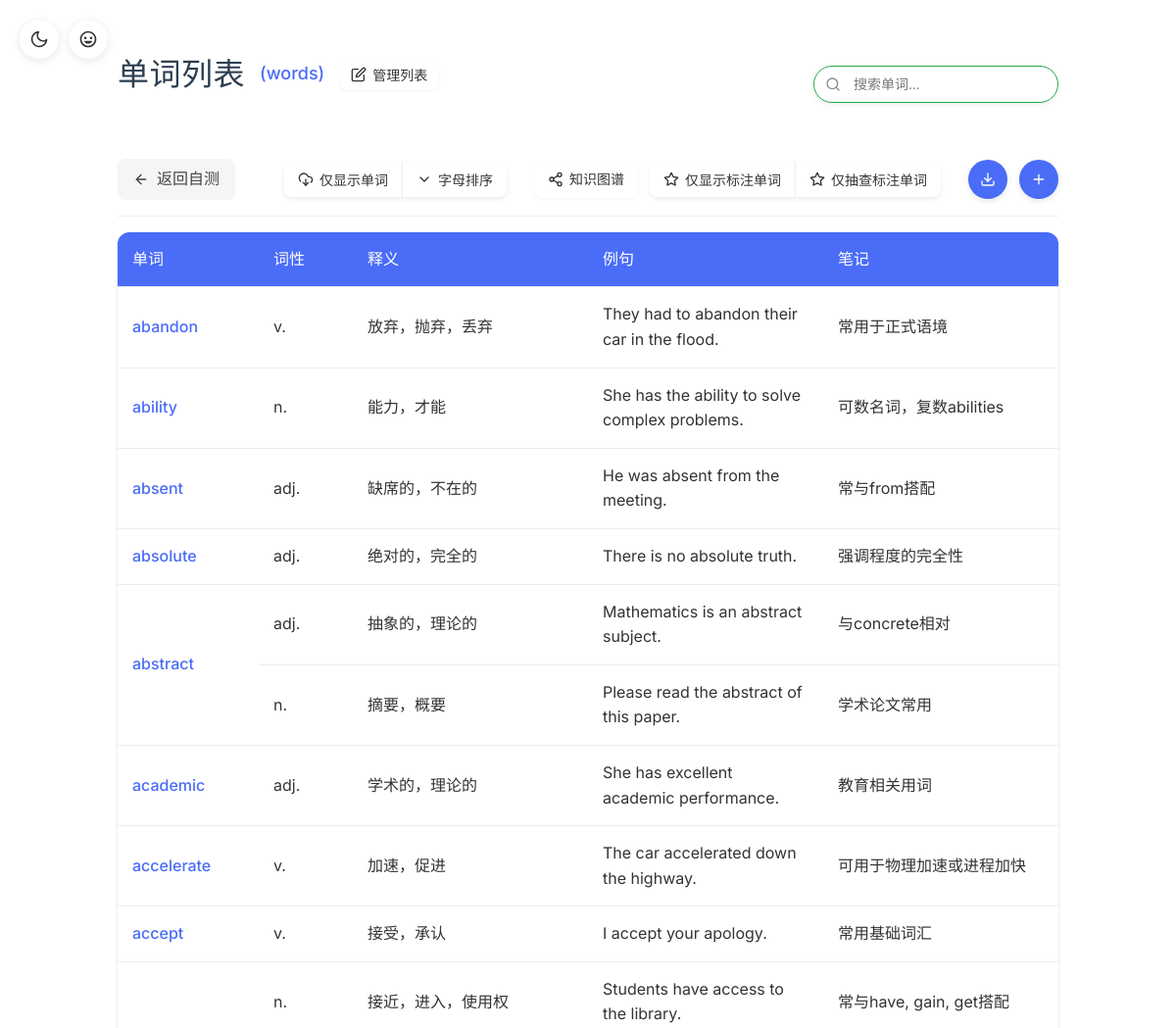
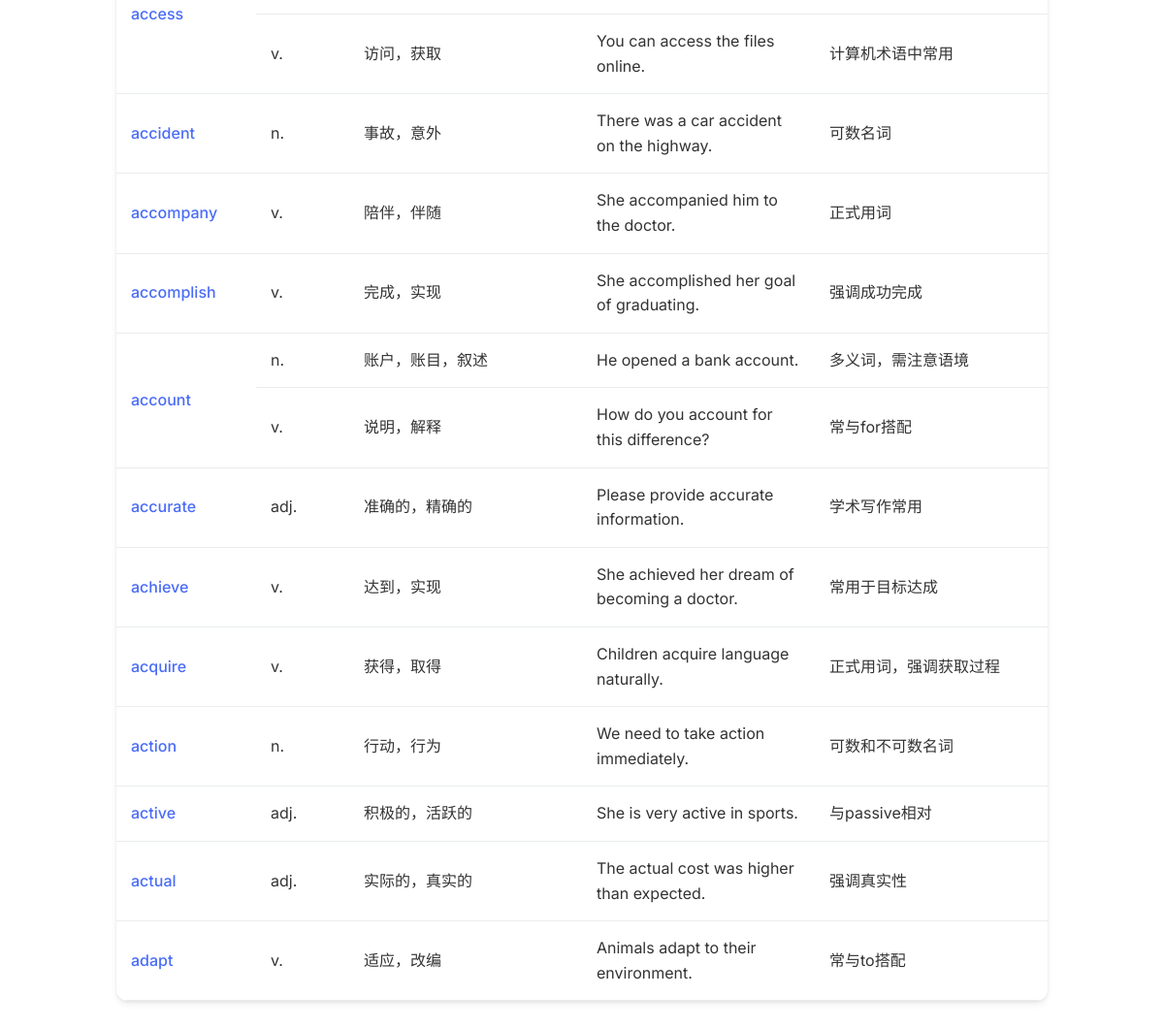
/word_list, run on the app's committed database (2 pictures, top to bottom).
### models.py (models this page shows, shortened)
class Word(db.Model):
    id = db.Column(db.Integer, primary_key=True)
    word = db.Column(db.String(100), unique=True, nullable=False)
    marked = db.Column(db.Boolean, default=False)
    definitions = db.relationship('Definition', backref='word', lazy=True, cascade="all, delete-orphan")
    def to_dict(self):
        return {
            'word': self.word,
            'marked': self.marked,
            'definitions': [definition.to_dict() for definition in self.definitions]
        }

class Definition(db.Model):
    id = db.Column(db.Integer, primary_key=True)
    word_id = db.Column(db.Integer, db.ForeignKey('word.id'), nullable=False)
    part_of_speech = db.Column(db.String(20), nullable=False)
    meaning = db.Column(db.Text, nullable=False)
    example = db.Column(db.Text, nullable=True)
    note = db.Column(db.Text, nullable=True)
    def to_dict(self):
        return {
            'part_of_speech': self.part_of_speech,
            'meaning': self.meaning,
            'example': self.example or "",
            'note': self.note or ""
        }

### routes/word_routes.py (the view)
@word_bp.route('/word_list')
def word_list():
    words = WordService.get_words_with_definitions()
    return render_template('word_list.html', words=words)

### config.py (called while the page is built)
    @staticmethod
    def get_database_uri(list_name='words'):
        instance_folder = Config.INSTANCE_FOLDER
        db_filename = f'{list_name}.db'
        db_path = os.path.join(instance_folder, db_filename)
        return f'sqlite:///{db_path}'

### services/list_service.py (called while the page is built)
    @staticmethod
    def get_instance_folder():
        return current_app.config.get('INSTANCE_FOLDER') or os.path.join(os.path.dirname(os.path.dirname(__file__)), 'instance')

    @staticmethod
    def list_exists(list_name):
        instance_folder = ListService.get_instance_folder()
        db_path = os.path.join(instance_folder, f'{list_name}.db')
        return os.path.exists(db_path)

    @staticmethod
    def get_default_list():
        instance_folder = ListService.get_instance_folder()
        if os.path.exists(os.path.join(instance_folder, 'words.db')):
            return 'words'
        lists = ListService.get_all_lists()
        if lists:
            return lists[0]['name']
        ListService.create_list('words')
        return 'words'

### services/word_service.py (called while the page is built)
    @staticmethod
    def get_words_with_definitions():
        words = []
        for word in Word.query.all():
            word_dict = word.to_dict()
            definitions = []
            for definition in Definition.query.filter_by(word_id=word.id).all():
                definitions.append(definition.to_dict())
            word_dict['definitions'] = definitions
            words.append(word_dict)
        return words

### templates/word_list.html (shortened to what this page needs)
<!DOCTYPE html>
<html lang="zh">
<head>
    <link rel="stylesheet" href="{{ url_for('static', filename='style.css') }}">
</head>
<body>
    <button id="themeToggleBtn" class="theme-toggle-btn" title="切换主题">
        <svg xmlns="http://www.w3.org/2000/svg" width="20" height="20" viewBox="0 0 24 24" fill="none" stroke="currentColor" stroke-width="2" stroke-linecap="round" stroke-linejoin="round" id="themeIcon"><path d="M21 12.79A9 9 0 1 1 11.21 3 7 7 0 0 0 21 12.79z"></path></svg>
    </button>
    <div class="container">
        <div class="header-section">
            <div style="display: flex; align-items: center; gap: 15px; margin-bottom: 20px;">
                <h1 style="margin: 0;">单词列表</h1>
                <span id="currentListName" style="color: #4a6cf7; font-size: 18px; font-weight: 500;">
                    (<span id="listNameText">加载中...</span>)
                </span>
                <button id="manageListsBtn" class="action-btn" style="padding: 6px 12px; font-size: 14px;" title="管理列表">
                    管理列表
                </button>
            </div>
            <div class="search-section">
                <div class="search-box">
                    <div class="input-container">
                        <input type="text" id="searchInput" placeholder="搜索单词..." class="search-input">
                    </div>
                </div>
            </div>
        </div>
        <div class="action-bar">
            <a href="/" class="back-btn">
                <svg xmlns="http://www.w3.org/2000/svg" width="16" height="16" viewBox="0 0 24 24" fill="none" stroke="currentColor" stroke-width="2" stroke-linecap="round" stroke-linejoin="round"><line x1="19" y1="12" x2="5" y2="12"></line><polyline points="12 19 5 12 12 5"></polyline></svg>
                返回自测
            </a>
            <div class="action-buttons-right">
                <div class="btn-group view-controls">
                    <button id="toggleViewBtn" class="action-btn toggle-btn">
                        <svg xmlns="http://www.w3.org/2000/svg" width="16" height="16" viewBox="0 0 24 24" fill="none" stroke="currentColor" stroke-width="2" stroke-linecap="round" stroke-linejoin="round"><path d="M4 14.899A7 7 0 1 1 15.71 8h1.79a4.5 4.5 0 0 1 2.5 8.242"></path><path d="M12 12v9"></path><path d="m8 17 4 4 4-4"></path></svg>
                        <span>仅显示单词</span>
                    </button>
                    <button id="toggleSortBtn" class="action-btn toggle-btn">
                        <svg xmlns="http://www.w3.org/2000/svg" width="16" height="16" viewBox="0 0 24 24" fill="none" stroke="currentColor" stroke-width="2" stroke-linecap="round" stroke-linejoin="round"><path d="M6 9l6 6 6-6"/></svg>
                        <span>字母排序</span>
                    </button>
                </div>
                <a href="/knowledge_graph" class="action-btn knowledge-graph-btn">
                    <span>知识图谱</span>
                </a>
                <div class="btn-group mark-controls">
                    <button id="toggleShowMarkedOnlyBtn" class="action-btn toggle-btn">
                        <svg xmlns="http://www.w3.org/2000/svg" width="16" height="16" viewBox="0 0 24 24" fill="none" stroke="currentColor" stroke-width="2" stroke-linecap="round" stroke-linejoin="round"><polygon points="12 2 15.09 8.26 22 9.27 17 14.14 18.18 21.02 12 17.77 5.82 21.02 7 14.14 2 9.27 8.91 8.26 12 2"></polygon></svg>
                        <span>仅显示标注单词</span>
                    </button>
                    <button id="toggleMarkedOnlyBtn" class="action-btn toggle-btn">
                        <svg xmlns="http://www.w3.org/2000/svg" width="16" height="16" viewBox="0 0 24 24" fill="none" stroke="currentColor" stroke-width="2" stroke-linecap="round" stroke-linejoin="round"><polygon points="12 2 15.09 8.26 22 9.27 17 14.14 18.18 21.02 12 17.77 5.82 21.02 7 14.14 2 9.27 8.91 8.26 12 2"></polygon></svg>
                        <span>仅抽查标注单词</span>
                    </button>
                </div>
                <div class="main-actions">
                    <a href="/export_words" id="exportBtn" class="action-btn export-btn icon-only" title="导出单词列表">
                    </a>
                    <a href="/add_word" class="action-btn add-btn icon-only" title="新增单词">
                        <svg xmlns="http://www.w3.org/2000/svg" width="16" height="16" viewBox="0 0 24 24" fill="none" stroke="currentColor" stroke-width="2" stroke-linecap="round" stroke-linejoin="round"><line x1="12" y1="5" x2="12" y2="19"></line><line x1="5" y1="12" x2="19" y2="12"></line></svg>
                    </a>
                </div>
            </div>
        </div>
        <div class="table-container">
            <table class="word-table">
                <thead>
                    <tr>
                        <th>单词</th>
                        <th>词性</th>
                        <th>释义</th>
                        <th>例句</th>
                        <th>笔记</th>
                    </tr>
                </thead>
                <tbody id="wordTableBody">
                    {% for word in words %}
                        {% for index in range(word.definitions|length) %}
                            <tr data-word="{{ word.word }}" class="word-row">
                                {% if index == 0 %}
                                    <td rowspan="{{ word.definitions|length }}" class="word-cell {% if word.marked %}marked{% endif %}">
                                        {{ word.word }}
                                    </td>
                                {% endif %}
                                <td>{{ word.definitions[index].part_of_speech }}</td>
                                <td>{{ word.definitions[index].meaning }}</td>
                                <td>{{ word.definitions[index].example }}</td>
                                <td>{{ word.definitions[index].note }}</td>
                            </tr>
                        {% endfor %}
                    {% endfor %}
                </tbody>
            </table>
        </div>
    </div>
    <a href="{{ url_for('ai.ai_tutor') }}" class="ai-tutor-btn" title="AI助教">
    </a>
</body>
</html>

### static/style.css (style rules this page uses)
* { margin: 0; padding: 0; box-sizing: border-box; }
:root { --primary-color: #4a6cf7; --primary-hover: #3951c6; --secondary-color: #6c757d; --secondary-hover: #8e44ad; --success-color: #28a745; --success-hover: #27ae60; --danger-color: #e64c5c; --danger-hover: #c0392b; --warning-color: #ffcd39; --info-color: #17a2b8; --text-color: #333; --text-secondary: #7f8c8d; --bg-color: #fff; --card-bg: #fff; --border-color: #e9ecef; --input-bg: #fff; --input-border: #ced4da; --table-header-bg: #f8f9fa; --table-border: #dee2e6; --table-row-hover: #f8f9fa; --table-row-selected: #e8f0fe; --modal-bg: #fff; --shadow-color: rgba(0, 0, 0, 0.1); --card-shadow: 0 4px 6px rgba(0, 0, 0, 0.06), 0 1px 3px rgba(0, 0, 0, 0.08); }
.theme-toggle-btn { position: fixed; top: 20px; left: 20px; z-index: 100; display: flex; align-items: center; justify-content: center; width: 40px; height: 40px; border-radius: 50%; background-color: var(--card-bg); box-shadow: 0 2px 8px var(--shadow-color); border: none; cursor: pointer; transition: all 0.3s ease; }
.theme-toggle-btn svg { width: 20px; height: 20px; stroke: var(--text-color); }
body { font-family: "Inter", -apple-system, BlinkMacSystemFont, "SF Pro Text", "SF Pro Display", "Helvetica Neue", "Noto Sans SC", "Source Han Sans SC", "Source Han Sans CN", "PingFang SC", "Hiragino Sans GB", "Microsoft YaHei", Arial, sans-serif; background-color: var(--light-bg); color: var(--text-color); line-height: 1.6; }
.container { max-width: 1000px; margin: 30px auto; padding: 20px; position: relative; }
h1 { text-align: center; margin-bottom: 30px; color: #2c3e50; font-weight: 500; letter-spacing: 0.5px; }
.header-section { display: flex; justify-content: space-between; align-items: center; margin-bottom: 25px; flex-wrap: wrap; }
.header-section h1 { margin-bottom: 0; }
.search-section { display: flex; align-items: center; }
.search-box { position: relative; display: flex; align-items: center; width: 250px; }
.input-container { position: relative; width: 100%; }
.search-input { padding: 10px 35px 10px 35px; border: 1px solid var(--border-color); border-radius: 8px; font-size: 14px; width: 100%; transition: all 0.2s; box-sizing: border-box; }
.table-container { background-color: white; border-radius: 12px; box-shadow: var(--card-shadow); overflow: hidden; margin-bottom: 30px; }
.word-table { width: 100%; border-collapse: collapse; background-color: white; table-layout: fixed; }
.word-table th, .word-table td { padding: 15px; text-align: left; border-bottom: 1px solid var(--border-color); height: 50px; box-sizing: border-box; vertical-align: middle; overflow: hidden; text-overflow: ellipsis; }
.word-table th:nth-child(1), .word-table td:nth-child(1) { width: 15%; }
.word-table th:nth-child(2), .word-table td:nth-child(2) { width: 10%; }
.word-table th:nth-child(3), .word-table td:nth-child(3) { width: 25%; }
.word-table th:nth-child(4), .word-table td:nth-child(4) { width: 25%; }
.word-table th:nth-child(5), .word-table td:nth-child(5) { width: 25%; }
.word-table th { background-color: var(--primary-color); color: white; font-weight: 500; position: sticky; top: 0; z-index: 10; }
.word-cell { font-weight: 500; color: var(--primary-color); }
.action-bar { display: flex; justify-content: space-between; align-items: center; margin-bottom: 20px; }
.action-buttons-right { display: flex; gap: 10px; }
.action-btn, .back-btn { display: inline-flex; align-items: center; gap: 6px; padding: 10px 15px; border-radius: 8px; text-decoration: none; transition: all 0.2s; font-weight: 500; }
.toggle-btn { background-color: #f39c12; color: white; border: none; cursor: pointer; font-size: 14px; }
.export-btn { background-color: #3498db; color: white; }
.back-btn { background-color: var(--primary-color); color: white; }
.add-btn { background-color: var(--success-color); color: white; }
input:valid, textarea:valid { border-color: #28a745; }

### data on the page
Word: word "abandon", part_of_speech "v.", meaning "放弃，抛弃，丢弃", example "They had to abandon their car in the flood.", note "常用于正式语境"
Word: word "ability", part_of_speech "n.", meaning "能力，才能", example "She has the ability to solve complex problems.", note "可数名词，复数abilities"
Word: word "absent", part_of_speech "adj.", meaning "缺席的，不在的", example "He was absent from the meeting.", note "常与from搭配"
Word: word "absolute", part_of_speech "adj.", meaning "绝对的，完全的", example "There is no absolute truth.", note "强调程度的完全性"
Word: word "abstract", part_of_speech "adj." "n.", meaning "抽象的，理论的" "摘要，概要", example "Mathematics is an abstract subject." "Please read the abstract of this paper.", note "与concrete相对" "学术论文常用"
Word: word "academic", part_of_speech "adj.", meaning "学术的，理论的", example "She has excellent academic performance.", note "教育相关用词"
Word: word "accelerate", part_of_speech "v.", meaning "加速，促进", example "The car accelerated down the highway.", note "可用于物理加速或进程加快"
Word: word "accept", part_of_speech "v.", meaning "接受，承认", example "I accept your apology.", note "常用基础词汇"
Word: word "access", part_of_speech "n." "v.", meaning "接近，进入，使用权" "访问，获取", example "Students have access to the library." "You can access the files online.", note "常与have, gain, get搭配" "计算机术语中常用"
Word: word "accident", part_of_speech "n.", meaning "事故，意外", example "There was a car accident on the highway.", note "可数名词"
Word: word "accompany", part_of_speech "v.", meaning "陪伴，伴随", example "She accompanied him to the doctor.", note "正式用词"
Word: word "accomplish", part_of_speech "v.", meaning "完成，实现", example "She accomplished her goal of graduating.", note "强调成功完成"
Word: word "account", part_of_speech "n." "v.", meaning "账户，账目，叙述" "说明，解释", example "He opened a bank account." "How do you account for this difference?", note "多义词，需注意语境" "常与for搭配"
Word: word "accurate", part_of_speech "adj.", meaning "准确的，精确的", example "Please provide accurate information.", note "学术写作常用"
Word: word "achieve", part_of_speech "v.", meaning "达到，实现", example "She achieved her dream of becoming a doctor.", note "常用于目标达成"
Word: word "acquire", part_of_speech "v.", meaning "获得，取得", example "Children acquire language naturally.", note "正式用词，强调获取过程"
Word: word "action", part_of_speech "n.", meaning "行动，行为", example "We need to take action immediately.", note "可数和不可数名词"
Word: word "active", part_of_speech "adj.", meaning "积极的，活跃的", example "She is very active in sports.", note "与passive相对"
Word: word "actual", part_of_speech "adj.", meaning "实际的，真实的", example "The actual cost was higher than expected.", note "强调真实性"
Word: word "adapt", part_of_speech "v.", meaning "适应，改编", example "Animals adapt to their environment.", note "常与to搭配"
